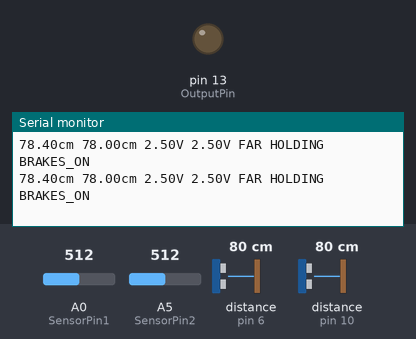
A sketch run on a simulated Arduino Uno, built with avr-gcc and run on an emulated ATmega328P. On the bench: output pins drawn as LEDs (lit = HIGH), the last lines printed to the serial monitor. Wiring (inferred from the names in the program): 2 × ultrasonic range finder: trigger pin 5, echo pin 6 / trigger pin 9, echo pin 10. Inputs (shaded band) come from the test bench; at power-on: A0 (SensorPin1) = 512, A5 (SensorPin2) = 512, distance to the obstacle (sensors on pin 6, pin 10) 80 cm. The echo pulse lasts 58.3 µs per cm; pins used as bus, display or sensor lines are not drawn.

Above: at 10.2 s.
10.3 s: A0 (SensorPin1) set to 212
At 10.52 s:
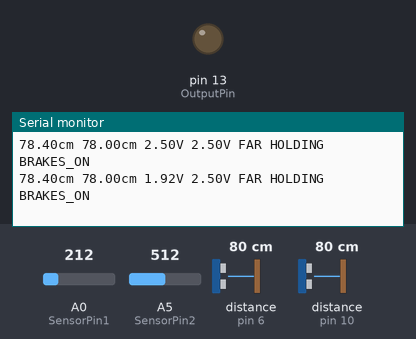
13.3 s: A0 (SensorPin1) set to 197
At 13.62 s:
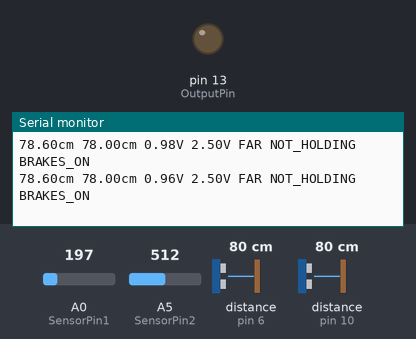
Timing chart, 0 to 16.3 s (numbered marks = the images above; inputs shaded):
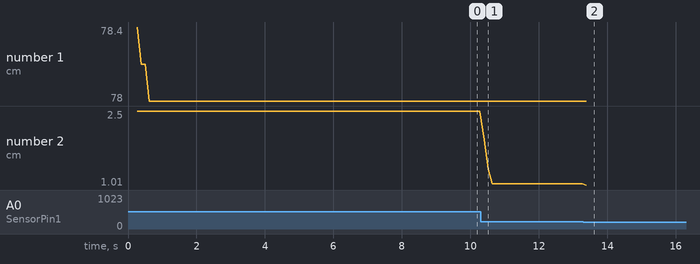

The sketch:

Sensors.ino
```cpp
//Threshold Variables and Definitions
#define dis_arrlen 5 // Sets the averaging size of previous distance values for smoother transitions and to avoid random errors
#define vol_arrlen 5 // Sets the averaging size of previous voltage values for smoother transitions and to avoid random errors

#define OutputPin 13 // Trigger Pin of Ultrasonic Sensor 1

#define SensorPin1 A0 // Sensor Pin of Force Sensor 1
#define SensorPin2 A5 // Sensor Pin of Force Sensor 2

const int trigPin1 = 9; // Trigger Pin of Ultrasonic Sensor 1
const int echoPin1 = 10; // Echo Pin of Ultrasonic Sensor 1
const int trigPin2 = 5;// Trigger Pin of Ultrasonic Sensor 2
const int echoPin2 = 6; // Echo Pin of Ultrasonic Sensor 2

const int distance_threshold1 = 50;
const int distance_threshold2 = 50;
const float voltage_threshold1 = 1.0;
const float voltage_threshold2 = 0;
const int pulse_delay = 100;
//Code Variables
float distance1=0;
float distance2=0;
float voltage2=0;
float voltage1=0;
bool isClose;
bool isHold;
bool Brakes;

void setup() {
  pinMode(trigPin1, OUTPUT);
  pinMode(echoPin1, INPUT);
  pinMode(trigPin2, OUTPUT);
  pinMode(echoPin2, INPUT);
  pinMode(OutputPin,OUTPUT);
  Serial.begin(9600);
}
void loop() {

  isClose=DistanceThreshold(distance_threshold1,distance_threshold2);
  isHold=VoltageThreshold(voltage_threshold1,voltage_threshold2);
  distance1 = avgDistance1();
  voltage2 = avgVoltage2();
  distance2 = avgDistance2();
  voltage1 = avgVoltage1();

  PrintValues(0);
  PrintStatus(1);

  delay(pulse_delay);

}


bool DistanceThreshold(int distance_threshold1,int distance_threshold2){
  return((avgDistance1()<distance_threshold1) && (avgDistance2()<distance_threshold2));
}
bool VoltageThreshold(int voltage_threshold1,int voltage_threshold2){
  return((avgVoltage1()>voltage_threshold1) && (avgVoltage2()>voltage_threshold2));
}
float avgDistance1(){
  static int dis1[dis_arrlen]= {0};
  for(char i = dis_arrlen-1; i >= 1 ; i--) dis1[i]=dis1[i-1];

  dis1[0]=measureDistance(trigPin1,echoPin1);

  float distance = 0;
  for(char i = 0; i<dis_arrlen; i++){
    distance+=float(dis1[i])/dis_arrlen;
  }
  return distance;
}
float avgVoltage1(){

  static float vol1[vol_arrlen]= {0};
  for(char i = vol_arrlen-1; i >= 1 ; i--) vol1[i]=vol1[i-1];

  vol1[0]=analogRead(SensorPin1) * (5.0 / 1023.0);

  float voltage = 0;
  for(char i = 0; i<vol_arrlen; i++){
    voltage+=float(vol1[i])/vol_arrlen;
  }
  return voltage;
}
float avgDistance2(){
  static int dis2[dis_arrlen]= {0};
  for(char i = dis_arrlen-1; i >= 1 ; i--) dis2[i]=dis2[i-1];

  dis2[0]=measureDistance(trigPin2,echoPin2);

  float distance = 0;
  for(char i = 0; i<dis_arrlen; i++){
    distance+=float(dis2[i])/dis_arrlen;
  }
  return distance;
}
float avgVoltage2(){

  static float vol2[vol_arrlen]= {0};
  for(char i = vol_arrlen-1; i >= 1 ; i--) vol2[i]=vol2[i-1];

  vol2[0]=analogRead(SensorPin2) * (5.0 / 1023.0);

  float voltage = 0;
  for(char i = 0; i<vol_arrlen; i++){
    voltage+=float(vol2[i])/vol_arrlen;
  }
  return voltage;
}
int measureDistance(int trigPin, int echoPin){
  long duration;
  digitalWrite(trigPin, LOW);
  delayMicroseconds(2);
  digitalWrite(trigPin, HIGH);
  delayMicroseconds(10);
  digitalWrite(trigPin, LOW);
  duration = pulseIn(echoPin, HIGH);

  return duration * 0.034 / 2;
}

void PrintValues(bool newline){
  Serial.print(distance1);
  Serial.print("cm ");
  Serial.print(distance2);
  Serial.print("cm ");

  Serial.print(voltage1);
  Serial.print("V ");
  Serial.print(voltage2);
  Serial.print("V ");
  if(newline)
  Serial.println("");
  else
  Serial.print("");
}

void PrintStatus(bool newline){
  Serial.print(isClose ? "CLOSE" : "FAR");
  Serial.print(" ");
  Serial.print(isHold ? "HOLDING" : "NOT_HOLDING");
  Serial.print(" ");
  Serial.print(!(isHold&&isClose) ? "BRAKES_ON" : "BRAKES_OFF");
  if(newline)
  Serial.println("");
  else
  Serial.print("");
}
```

Measured:
- the behaviour switches between 205 and 204 on A0 (SensorPin1) (found by bisection; images 1 and 2)
- after the input at 10.3 s, the serial monitor: prints a new line after 0.10 s (image 1)
- after the input at 13.3 s, the serial monitor: prints a new line after 0.08 s (image 2)
- plotted number 2: 2.5 → 1.04 after the input at 10.3 s, 1.04 → 1.01 after the input at 13.3 s
